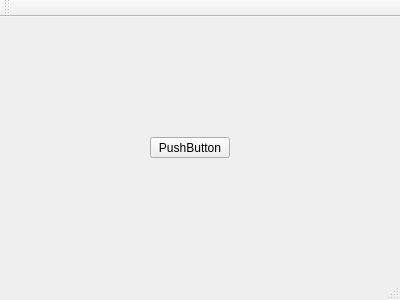
<?xml version="1.0" encoding="UTF-8"?>
<ui version="4.0">
 <class>MainWindow</class>
 <widget class="QMainWindow" name="MainWindow">
  <property name="geometry">
   <rect>
    <x>0</x>
    <y>0</y>
    <width>400</width>
    <height>300</height>
   </rect>
  </property>
  <property name="windowTitle">
   <string>MainWindow</string>
  </property>
  <widget class="QWidget" name="centralWidget">
   <widget class="QPushButton" name="pushButton">
    <property name="geometry">
     <rect>
      <x>150</x>
      <y>120</y>
      <width>80</width>
      <height>21</height>
     </rect>
    </property>
    <property name="text">
     <string>PushButton</string>
    </property>
   </widget>
  </widget>
  <widget class="QMenuBar" name="menuBar">
   <property name="geometry">
    <rect>
     <x>0</x>
     <y>0</y>
     <width>400</width>
     <height>20</height>
    </rect>
   </property>
  </widget>
  <widget class="QToolBar" name="mainToolBar">
   <attribute name="toolBarArea">
    <enum>TopToolBarArea</enum>
   </attribute>
   <attribute name="toolBarBreak">
    <bool>false</bool>
   </attribute>
  </widget>
  <widget class="QStatusBar" name="statusBar"/>
 </widget>
 <layoutdefault spacing="6" margin="11"/>
 <resources/>
 <connections/>
</ui>
